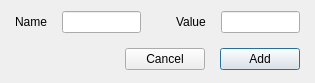
<?xml version="1.0" encoding="UTF-8"?>
<ui version="4.0">
 <class>DialogAddPointSetStat</class>
 <widget class="QDialog" name="DialogAddPointSetStat">
  <property name="geometry">
   <rect>
    <x>0</x>
    <y>0</y>
    <width>315</width>
    <height>83</height>
   </rect>
  </property>
  <property name="windowTitle">
   <string>Dialog</string>
  </property>
  <layout class="QVBoxLayout" name="verticalLayout">
   <property name="spacing">
    <number>15</number>
   </property>
   <property name="leftMargin">
    <number>15</number>
   </property>
   <property name="rightMargin">
    <number>15</number>
   </property>
   <item>
    <layout class="QGridLayout" name="gridLayout">
     <property name="leftMargin">
      <number>0</number>
     </property>
     <property name="rightMargin">
      <number>0</number>
     </property>
     <item row="0" column="3">
      <widget class="QLabel" name="label_2">
       <property name="text">
        <string>Value</string>
       </property>
      </widget>
     </item>
     <item row="0" column="1">
      <widget class="QLineEdit" name="lineEditName"/>
     </item>
     <item row="0" column="4">
      <widget class="QLineEdit" name="lineEditValue"/>
     </item>
     <item row="0" column="0">
      <widget class="QLabel" name="label">
       <property name="text">
        <string>Name</string>
       </property>
      </widget>
     </item>
     <item row="0" column="2">
      <spacer name="horizontalSpacer_2">
       <property name="orientation">
        <enum>Qt::Horizontal</enum>
       </property>
       <property name="sizeType">
        <enum>QSizePolicy::Fixed</enum>
       </property>
       <property name="sizeHint" stdset="0">
        <size>
         <width>20</width>
         <height>20</height>
        </size>
       </property>
      </spacer>
     </item>
    </layout>
   </item>
   <item>
    <layout class="QHBoxLayout" name="horizontalLayout">
     <item>
      <spacer name="horizontalSpacer">
       <property name="orientation">
        <enum>Qt::Horizontal</enum>
       </property>
       <property name="sizeHint" stdset="0">
        <size>
         <width>40</width>
         <height>20</height>
        </size>
       </property>
      </spacer>
     </item>
     <item>
      <widget class="QPushButton" name="pushButtonCancel">
       <property name="text">
        <string>Cancel</string>
       </property>
      </widget>
     </item>
     <item>
      <widget class="QPushButton" name="pushButtonAdd">
       <property name="text">
        <string>Add</string>
       </property>
       <property name="default">
        <bool>true</bool>
       </property>
      </widget>
     </item>
    </layout>
   </item>
  </layout>
 </widget>
 <resources/>
 <connections>
  <connection>
   <sender>pushButtonCancel</sender>
   <signal>clicked()</signal>
   <receiver>DialogAddPointSetStat</receiver>
   <slot>reject()</slot>
   <hints>
    <hint type="sourcelabel">
     <x>176</x>
     <y>64</y>
    </hint>
    <hint type="destinationlabel">
     <x>187</x>
     <y>248</y>
    </hint>
   </hints>
  </connection>
  <connection>
   <sender>pushButtonAdd</sender>
   <signal>clicked()</signal>
   <receiver>DialogAddPointSetStat</receiver>
   <slot>OnButtonAdd()</slot>
   <hints>
    <hint type="sourcelabel">
     <x>279</x>
     <y>69</y>
    </hint>
    <hint type="destinationlabel">
     <x>286</x>
     <y>230</y>
    </hint>
   </hints>
  </connection>
 </connections>
 <slots>
  <slot>OnButtonAdd()</slot>
 </slots>
</ui>
